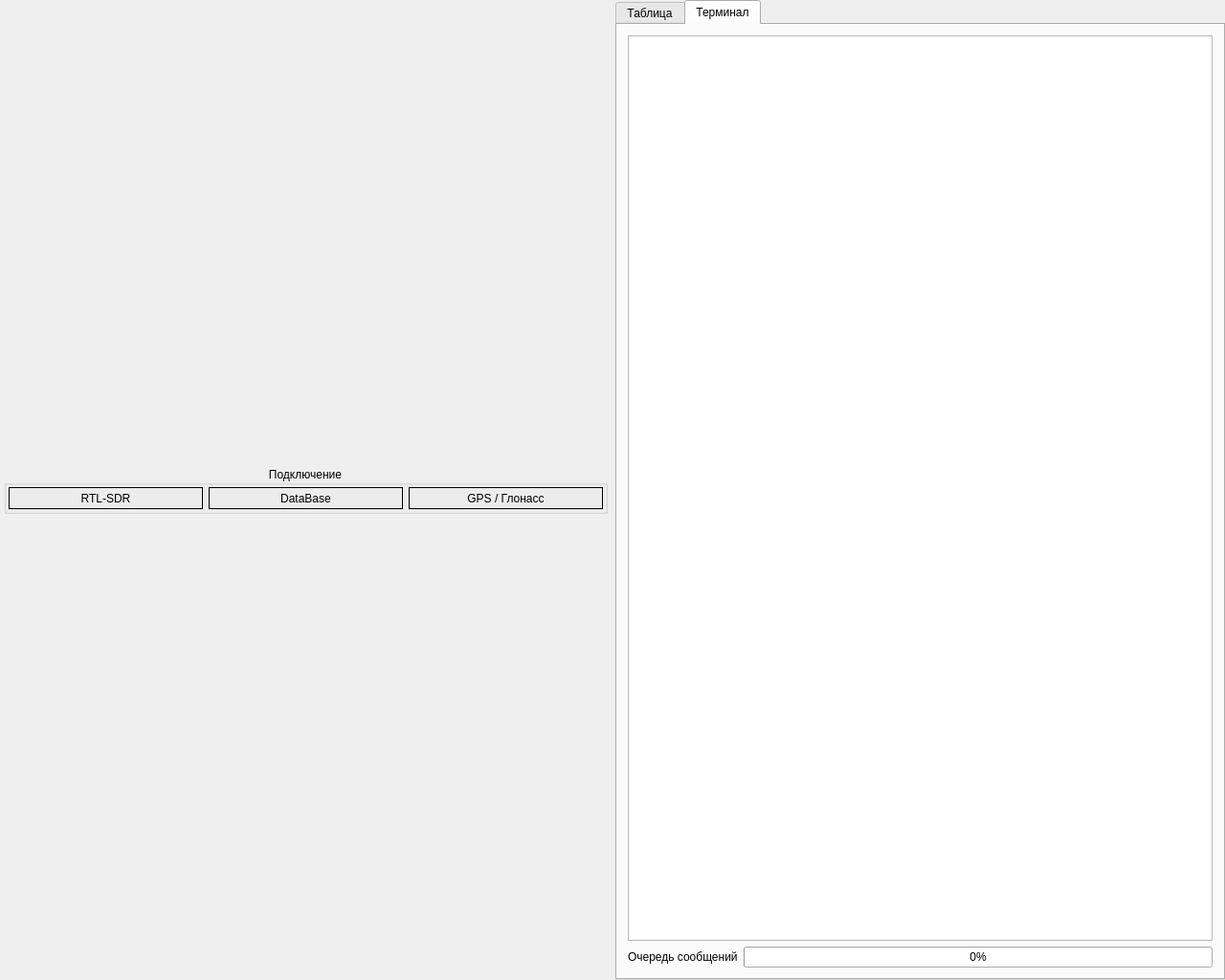
<?xml version="1.0" encoding="UTF-8"?>
<ui version="4.0">
 <class>MainWindow</class>
 <widget class="QMainWindow" name="MainWindow">
  <property name="geometry">
   <rect>
    <x>0</x>
    <y>0</y>
    <width>1280</width>
    <height>1024</height>
   </rect>
  </property>
  <property name="maximumSize">
   <size>
    <width>16777215</width>
    <height>16777215</height>
   </size>
  </property>
  <property name="windowTitle">
   <string>ПОСТ КОНТРОЛЯ ВОЗДУШНОГО ДВИЖЕНИЯ</string>
  </property>
  <widget class="QWidget" name="centralWidget">
   <layout class="QHBoxLayout" name="horizontalLayout_4">
    <property name="leftMargin">
     <number>0</number>
    </property>
    <property name="topMargin">
     <number>0</number>
    </property>
    <property name="rightMargin">
     <number>0</number>
    </property>
    <property name="bottomMargin">
     <number>0</number>
    </property>
    <item>
     <layout class="QVBoxLayout" name="verticalLayout">
      <property name="spacing">
       <number>0</number>
      </property>
      <property name="leftMargin">
       <number>2</number>
      </property>
      <item>
       <layout class="QHBoxLayout" name="horizontalLayout">
        <property name="spacing">
         <number>0</number>
        </property>
        <property name="leftMargin">
         <number>2</number>
        </property>
        <property name="rightMargin">
         <number>2</number>
        </property>
        <item>
         <widget class="QGroupBox" name="groupBox_2">
          <property name="sizePolicy">
           <sizepolicy hsizetype="Preferred" vsizetype="Preferred">
            <horstretch>0</horstretch>
            <verstretch>0</verstretch>
           </sizepolicy>
          </property>
          <property name="maximumSize">
           <size>
            <width>16777215</width>
            <height>50</height>
           </size>
          </property>
          <property name="title">
           <string>Подключение</string>
          </property>
          <property name="alignment">
           <set>Qt::AlignCenter</set>
          </property>
          <layout class="QHBoxLayout" name="horizontalLayout_2">
           <property name="leftMargin">
            <number>2</number>
           </property>
           <property name="topMargin">
            <number>2</number>
           </property>
           <property name="rightMargin">
            <number>2</number>
           </property>
           <property name="bottomMargin">
            <number>2</number>
           </property>
           <item>
            <widget class="QLabel" name="lRtlSdrStatus">
             <property name="frameShape">
              <enum>QFrame::Box</enum>
             </property>
             <property name="frameShadow">
              <enum>QFrame::Plain</enum>
             </property>
             <property name="midLineWidth">
              <number>0</number>
             </property>
             <property name="text">
              <string>RTL-SDR</string>
             </property>
             <property name="scaledContents">
              <bool>true</bool>
             </property>
             <property name="alignment">
              <set>Qt::AlignCenter</set>
             </property>
            </widget>
           </item>
           <item>
            <widget class="QLabel" name="lDBStatus">
             <property name="frameShape">
              <enum>QFrame::Box</enum>
             </property>
             <property name="text">
              <string>DataBase</string>
             </property>
             <property name="alignment">
              <set>Qt::AlignCenter</set>
             </property>
            </widget>
           </item>
           <item>
            <widget class="QLabel" name="lGPSStatus">
             <property name="frameShape">
              <enum>QFrame::Box</enum>
             </property>
             <property name="text">
              <string>GPS / Глонасс</string>
             </property>
             <property name="alignment">
              <set>Qt::AlignCenter</set>
             </property>
            </widget>
           </item>
          </layout>
         </widget>
        </item>
       </layout>
      </item>
      <item>
       <layout class="QHBoxLayout" name="hrlRadarBox">
        <property name="spacing">
         <number>0</number>
        </property>
        <property name="leftMargin">
         <number>0</number>
        </property>
        <property name="rightMargin">
         <number>0</number>
        </property>
        <item>
         <layout class="QVBoxLayout" name="vrlRadar">
          <property name="spacing">
           <number>0</number>
          </property>
          <property name="leftMargin">
           <number>2</number>
          </property>
          <property name="rightMargin">
           <number>2</number>
          </property>
         </layout>
        </item>
       </layout>
      </item>
     </layout>
    </item>
    <item>
     <widget class="QTabWidget" name="tbWorkPanel">
      <property name="sizePolicy">
       <sizepolicy hsizetype="Minimum" vsizetype="Expanding">
        <horstretch>0</horstretch>
        <verstretch>0</verstretch>
       </sizepolicy>
      </property>
      <property name="minimumSize">
       <size>
        <width>600</width>
        <height>0</height>
       </size>
      </property>
      <property name="currentIndex">
       <number>1</number>
      </property>
      <widget class="QWidget" name="tabTableSrc">
       <property name="sizePolicy">
        <sizepolicy hsizetype="Minimum" vsizetype="Preferred">
         <horstretch>0</horstretch>
         <verstretch>0</verstretch>
        </sizepolicy>
       </property>
       <attribute name="title">
        <string>Таблица</string>
       </attribute>
       <layout class="QVBoxLayout" name="verticalLayout_4">
        <item>
         <layout class="QVBoxLayout" name="vltTableSrc">
          <property name="sizeConstraint">
           <enum>QLayout::SetMaximumSize</enum>
          </property>
         </layout>
        </item>
       </layout>
      </widget>
      <widget class="QWidget" name="tabTerminal">
       <attribute name="title">
        <string>Терминал</string>
       </attribute>
       <layout class="QVBoxLayout" name="verticalLayout_2">
        <item>
         <widget class="QTextEdit" name="teTerminal">
          <property name="font">
           <font>
            <family>Ubuntu Mono</family>
            <pointsize>12</pointsize>
           </font>
          </property>
         </widget>
        </item>
        <item>
         <layout class="QHBoxLayout" name="horizontalLayout_3">
          <property name="topMargin">
           <number>0</number>
          </property>
          <item>
           <widget class="QLabel" name="label">
            <property name="text">
             <string>Очередь сообщений</string>
            </property>
           </widget>
          </item>
          <item>
           <widget class="QProgressBar" name="pgDbgMesgFIFO">
            <property name="value">
             <number>0</number>
            </property>
           </widget>
          </item>
         </layout>
        </item>
       </layout>
      </widget>
     </widget>
    </item>
   </layout>
  </widget>
 </widget>
 <layoutdefault spacing="6" margin="11"/>
 <resources/>
 <connections/>
</ui>
